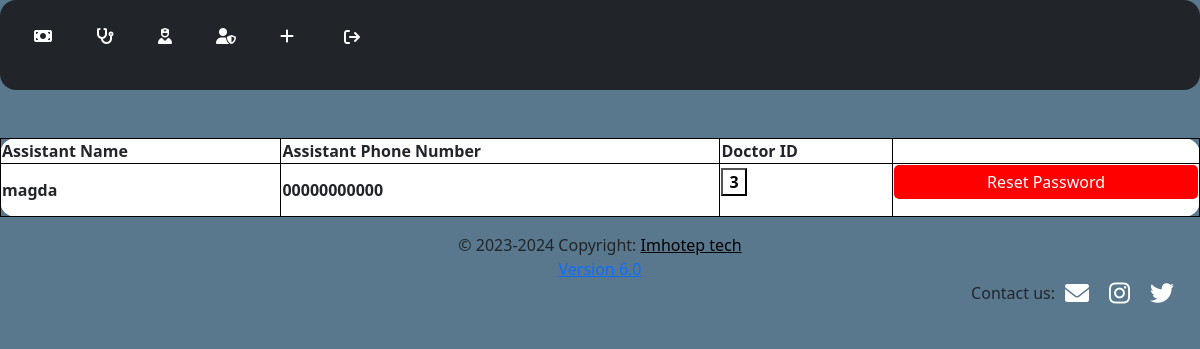
The app's page /show_all_assi (signed in) with its own data.
### tables this page shows
CREATE TABLE "assistants" (
	"a_id"	INTEGER,
	"username"	TEXT,
	"password"	TEXT,
	"a_name"	TEXT,
	"a_phonenumber"	TEXT,
	"user_cat"	TEXT,
	PRIMARY KEY("a_id")
);

CREATE TABLE "doctors" (
	"doc_id"	INTEGER,
	"username"	TEXT NOT NULL,
	"password"	TEXT NOT NULL,
	"category"	TEXT,
	"details"	INTEGER,
	"photo_path"	TEXT,
	"doc_name"	TEXT,
	"doc_phone_number"	TEXT,
	"user_cat"	TEXT,
	"a_id"	INTEGER,
	"logo_path"	TEXT, shape TEXT,
	PRIMARY KEY("doc_id")
);

### app.py (the view)
@app.route("/show_all_assi", methods=["GET"])#a route that shows all of the doctors on only one page
def show_all_assi():
    if not session.get("logged_in_admin"):
        return redirect("/login")
    else:
        query = """
            SELECT doctors.doc_id , assistants.a_phonenumber, assistants.a_name, doctors.a_id, assistants.username
            FROM assistants
            INNER JOIN doctors ON doctors.a_id = assistants.a_id
        """
        doctor = db.execute(query)
        return render_template("show_all_assi.html", doctor=doctor)

### templates/show_all_assi.html (shortened to what this page needs)
<head>
    {% include 'css.html' %}
</head>
<body class="centered">
    {% include 'nav_admin.html' %}
    <br><br>
    <table class="c">
        <thead>
            <tr>
                <th>Assistant Name</th>
                <th>Assistant Phone Number</th>
                <th>Doctor ID</th>
                <th></th>
            </tr>
        </thead>
        <tbody>
            {% for doctor in doctor %}
            <tr>
                <td>{{ doctor.a_name }}</td>
                <td>{{ doctor.a_phonenumber }}</td>
                <td>
                    <form action="/search_doctor_id" method="GET">
                        <button type="submit" class="transparent-buttonb">{{ doctor.doc_id
                            }}</button>
                    </form>
                </td>
                <td>
                    <form action="/reset_password_a/{{ doctor.username }}" method="GET">
                      <button class="btn-red" type="submit" style="width: 100%; height: 100%">Reset Password</button>
                    </form>
                  </td>
            </tr>
            {% endfor %}
        </tbody>
    </table>
    {% include 'footer_admin.html' %}
</body>

### static/app.css (style rules this page uses)
body { background-color: #59788e; }
.centered { text-align: center; margin: auto; display: flex; flex-direction: column; }
table { background-color: white !important; border-collapse: collapse; border: 1px solid black; border-radius: 1rem; }
th, td { border: 1px solid black; font-weight: bold; border-radius: 1rem; }
table.c { table-layout: auto; width: 100%; }
button.btn-red { padding: 6px 10px; border-radius: 5px; border: none; background-color: red; color: white; }
.transparent-buttonb { background-color: transparent; color: black; font-weight: bold; }

### records on screen
assistants: a_name "magda", a_phonenumber "00000000000", doc_id "3"
